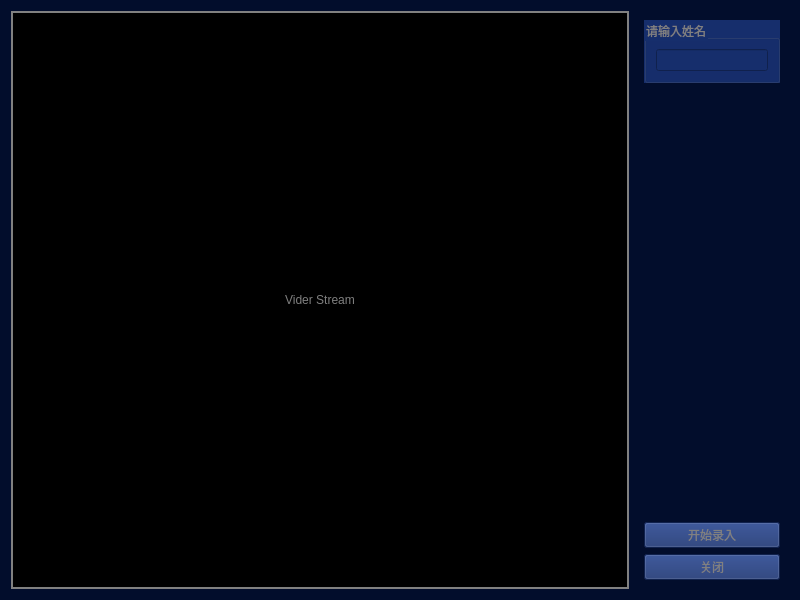
<?xml version="1.0" encoding="UTF-8"?>
<ui version="4.0">
 <class>RegisterFaceClass</class>
 <widget class="QWidget" name="RegisterFaceClass">
  <property name="geometry">
   <rect>
    <x>0</x>
    <y>0</y>
    <width>800</width>
    <height>600</height>
   </rect>
  </property>
  <property name="windowTitle">
   <string>注册新用户</string>
  </property>
  <property name="styleSheet">
   <string notr="true">background:#020d2c</string>
  </property>
  <layout class="QGridLayout" name="gridLayout" columnstretch="8,2">
   <item row="0" column="1">
    <widget class="QWidget" name="widget" native="true">
     <layout class="QGridLayout" name="gridLayout_2">
      <item row="2" column="0">
       <widget class="QPushButton" name="buttonStartRecord">
        <property name="styleSheet">
         <string notr="true">background:#162e6c;color:gray</string>
        </property>
        <property name="text">
         <string>开始录入</string>
        </property>
       </widget>
      </item>
      <item row="0" column="0">
       <widget class="QGroupBox" name="groupBoxName">
        <property name="styleSheet">
         <string notr="true">background:#162e6c;color:gray</string>
        </property>
        <property name="title">
         <string>请输入姓名</string>
        </property>
        <layout class="QGridLayout" name="gridLayout_3">
         <item row="0" column="0">
          <widget class="QLineEdit" name="lineEditName"/>
         </item>
        </layout>
       </widget>
      </item>
      <item row="1" column="0">
       <spacer name="verticalSpacer">
        <property name="orientation">
         <enum>Qt::Vertical</enum>
        </property>
        <property name="sizeHint" stdset="0">
         <size>
          <width>20</width>
          <height>448</height>
         </size>
        </property>
       </spacer>
      </item>
      <item row="3" column="0">
       <widget class="QPushButton" name="buttonClose">
        <property name="styleSheet">
         <string notr="true">background:#162e6c;color:gray</string>
        </property>
        <property name="text">
         <string>关闭</string>
        </property>
       </widget>
      </item>
     </layout>
    </widget>
   </item>
   <item row="0" column="0">
    <widget class="QLabel" name="labelVideoStreamRegister">
     <property name="sizePolicy">
      <sizepolicy hsizetype="Ignored" vsizetype="Ignored">
       <horstretch>0</horstretch>
       <verstretch>0</verstretch>
      </sizepolicy>
     </property>
     <property name="layoutDirection">
      <enum>Qt::LeftToRight</enum>
     </property>
     <property name="styleSheet">
      <string notr="true">background:black;color:gray</string>
     </property>
     <property name="frameShape">
      <enum>QFrame::WinPanel</enum>
     </property>
     <property name="text">
      <string>Vider Stream</string>
     </property>
     <property name="alignment">
      <set>Qt::AlignCenter</set>
     </property>
    </widget>
   </item>
  </layout>
 </widget>
 <resources/>
 <connections/>
</ui>
